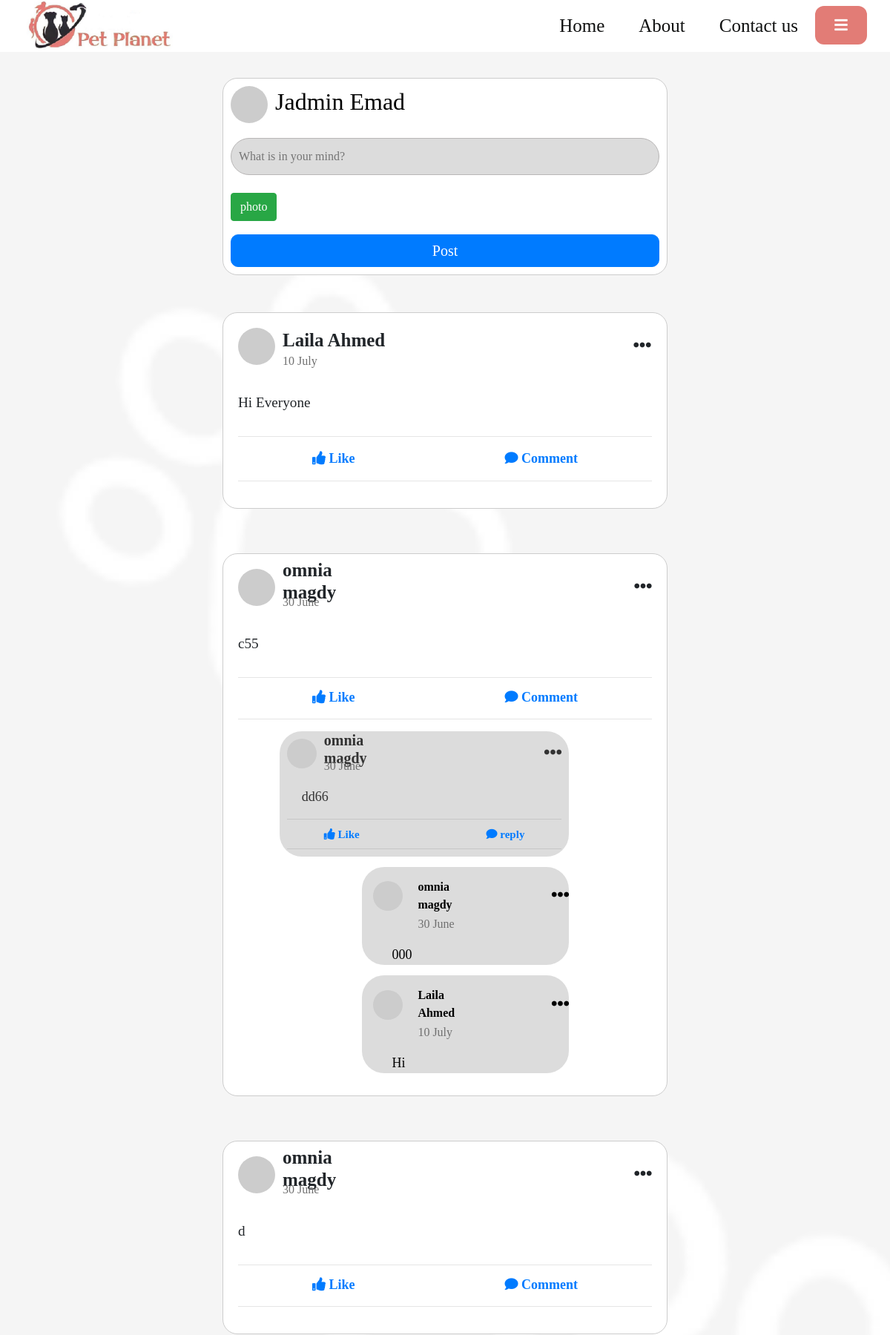
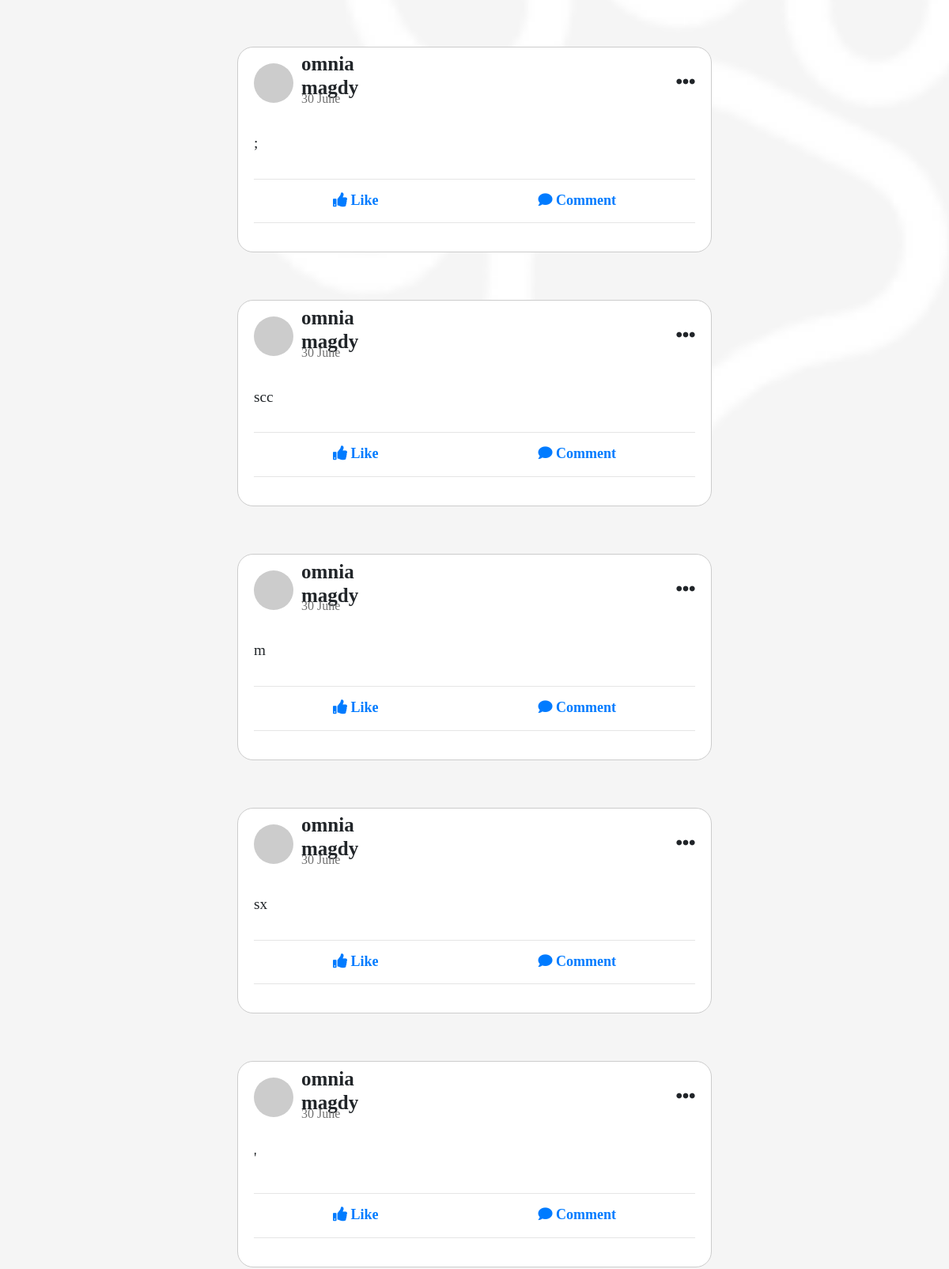
The app's page /pet-planetY2/OurCommunity.php (signed in, upper part) with its own data (2 pictures, top to bottom).
### tables this page shows
CREATE TABLE `posts` (
  `id` bigint(20) UNSIGNED NOT NULL,
  `content` mediumtext DEFAULT NULL,
  `image` varchar(64) DEFAULT NULL,
  `created_at` timestamp NULL DEFAULT current_timestamp(),
  `updated_at` timestamp NULL DEFAULT NULL ON UPDATE current_timestamp(),
  `user_id` bigint(20) UNSIGNED NOT NULL,
  `Date` text DEFAULT NULL,
  `username` text NOT NULL,
  `likes` bigint(20) NOT NULL,
  `report` tinyint(1) NOT NULL COMMENT '0=> not reported ,\r\n1=> reported'
);

CREATE TABLE `comments` (
  `id` bigint(20) UNSIGNED NOT NULL,
  `content` varchar(255) NOT NULL,
  `date` text NOT NULL,
  `created_at` timestamp NOT NULL DEFAULT current_timestamp(),
  `updated_at` timestamp NULL DEFAULT NULL ON UPDATE current_timestamp(),
  `post_id` bigint(20) UNSIGNED NOT NULL,
  `user_id` int(11) NOT NULL,
  `username` text NOT NULL,
  `report` tinyint(1) NOT NULL COMMENT '0=>not reported  \r\n, 1=> reported'
);

CREATE TABLE `replies` (
  `id` bigint(20) NOT NULL,
  `content` text NOT NULL,
  `date` text NOT NULL,
  `comment_id` bigint(20) UNSIGNED NOT NULL,
  `user_id` bigint(20) NOT NULL,
  `username` text NOT NULL,
  `created_at` timestamp NOT NULL DEFAULT current_timestamp(),
  `updated_at` timestamp NULL DEFAULT NULL,
  `report` tinyint(1) NOT NULL COMMENT '0=> not reported,\r\n1=> reported'
);

### pet-planetY2/App/Database/Connection/Connection.php (called while the page is built, shortened)
<?php
class Connection
{
    private string $dbName = 'pet_planet';
    private string $hostName = 'localhost';
    private string $username = 'root';
    private string $password = '';
    private int $DBport = 3306;
    public function __construct()
    {
        $this->connect = new \mysqli(
            $this->hostName,
            $this->username,
            $this->password,
            $this->dbName,
            $this->DBport
        );
    }
}

### pet-planetY2/App/Database/Models/Post.php (called while the page is built, shortened)
<?php
class Post extends Model implements MakeCrud
{
    public function readO(): \mysqli_result
    {
        return $this->connect->query("SELECT id,username, content, date , user_id,image FROM posts where report = 0 ORDER BY id DESC");
    }
}

### pet-planetY2/App/Database/Models/Comment.php (called while the page is built, shortened)
<?php
class Comment extends Model implements MakeCrud
{
	private $id,
		$content,
		$post_id,
		$username,
		$user_id,
		$date;
	public function setPost_id($post_id)
	{
		$this->post_id = $post_id;
		return $this;
	}
	public function  readO(): \mysqli_result
	{
		$query = "SELECT id,username, content , user_id,date FROM comments WHERE report=0 AND post_id = ?";
		$stmt = $this->connect->prepare($query);
		$stmt->bind_param('i', $this->post_id);
		$stmt->execute();
		return $stmt->get_result();
	}
}

### pet-planetY2/App/Database/Models/Reply.php (called while the page is built, shortened)
<?php
class Reply extends Model implements MakeCrud
{
	private $id,
		$content,
		$comment_id,
		$username,
		$user_id,
		$date;
	public function setComment_id($comment_id): self
	{
		$this->comment_id = $comment_id;
		return $this;
	}
	public function  readO(): \mysqli_result
	{
		$query = "SELECT id,username, content , user_id,date FROM replies WHERE report=0 AND comment_id = ?";
		$stmt = $this->connect->prepare($query);
		$stmt->bind_param('i', $this->comment_id);
		$stmt->execute();
		return $stmt->get_result();
	}
}

### pet-planetY2/OurCommunity.php (the view, shortened to what this page needs)
<?php
include "layouts/header.php";
if (isset($_SESSION['user'])) {
    if ($_SESSION['user']->admin_status == 0) {
        if ($_SESSION['user']->service_provider_status == 0) {
            include "layouts/navbarRegisteredCustomer.php";
        } else {
            include "layouts/navbarRegisteredSP.php";
        }
    } else {
        include "layouts/navbarAdmin.php";
    }
}
$post = new Post;
$posts = $post->readO()->fetch_all(MYSQLI_ASSOC);
?>
<!DOCTYPE html>
<html>
<head>
</head>
<body>
    <div class="ComunityContent" style="text-align: center;width: 100%;height: 100%;font-family: Goudy Old Style; text-align: left;margin-top: 100px;">
        <div class="createpost" style="border: 1px solid #ccc;
                                        padding: 10px;
                                        margin: 10px;
                                        max-width: 700px;
                                        background-color: #fff;
                                        border-radius: 20px;
                                        margin: auto;
                                        width: 50%;
                                        margin-top: 50px;
                                        position: relative;">
            <div class="createpost-header" style=" display: flex; align-items: center;color: #000;">
                <img src="https://via.placeholder.com/50" alt="User Avatar" style="width: 50px;height: 50px;border-radius: 50%;margin-right: 10px;">
                <h2><?= $_SESSION['user']->first_name . " " . $_SESSION['user']->last_name ?></h2>
            </div>
            <form action="" method="post" enctype="multipart/form-data">
                <div class="post-content">
                    <input type="text" name="post_content" class="inputpost" placeholder="What is in your mind?" style="margin-top: 20px;
                                                                                                                        width: 100%;
                                                                                                                        height: 50px;
                                                                                                                        background-color: gainsboro;
                                                                                                                        border: #b8b6b6 solid 1px;
                                                                                                                        border-radius: 60px;
                                                                                                                        padding: 10px;
                                                                                                                        color: #333;"><br><br>
                </div>
                <label for="file">
                    <a name="photo" class='btn btn-success' style='cursor:pointer; color:white'>photo</a>
                </label>
                <div class="createpost-footer" style="margin-top: 10px;display: flex;justify-content: space-between;align-items: center;font-size: 1rem; color: #777;">
                    <button type="submit" class="btn btn-primary bt" name="post_image_btn" style="width: 100%;border-radius: 10px;font-size: 20px;">Post</button>
                </div>
            </form>
        </div>
        <?php foreach ($posts as $post) {  ?>
            <div class="post" style="border: 1px solid #ccc;
                                    padding: 20px;
                                    max-width: 700px;
                                    background-color: #fff;
                                    border-radius: 20px;
                                    margin: 5% auto;
                                    width: 50%;
                                    height: fit-content;
                                    margin-top: 50px;
                                    position: relative;
                                    font-family:Goudy Old Style;">
                <div class="post-header" style="display: flex;align-items: center;">
                    <img src="https://via.placeholder.com/50" alt="User Avatar" style="width: 50px;height: 50px;border-radius: 50%;margin-right: 10px;">
                    <h2 style="margin: 0; margin-top: -3%;font-size: 25px;font-weight: bolder;"><?= $post['username'] ?></h2>
                    <div class="dropdown" style="    margin-left: 60%;">
                        <i class="fa fa-ellipsis-h t" style="font-size:24px"></i>
                    </div>
                </div>
                <div class="post-date" style=" margin-left: 60px;color: #707070;margin-top: -3%;color: #707070;">
                    <p><?= $post['date'] ?></p>
                </div>
                <div class="post-content" style="margin-top: 30px;margin-bottom: 30px;font-size: 1.2rem;line-height: 1.5;">
                    <p><?= $post['content'] ?></p>
                </div>
                <hr>
                <div class="post-footer" style=" margin-top: 10px;display: flex; justify-content: space-between;align-items: center;font-size: 0.9rem;color: #777;">
                    <form method='post'>
                        <div onclick="myFunction()" id='like' class="likeicon">
                            <a class="press" href="#"><i class="fas fa-thumbs-up" style="margin-left: 100px;font-size: 18px;background-color: white;"> Like</i></a>
                        </div>
                    </form>
                    <div class="commenticon">
                        <a class="press" href="addComment.php?post=<?= $post['id'] ?>"><i class="fas fa-comment" style="margin-right: 100px;font-size: 18px;"> Comment</i></a><br>
                    </div>
                </div>
                <hr>
                <?php
                $comment = new Comment;
                $comment->setPost_id($post['id']);
                $comments = $comment->readO()->fetch_all(MYSQLI_ASSOC);
                foreach ($comments as $commentt) { ?>
                    <div class="comment" style=" width: 70%;
                                                min-height: 60%;
                                                height: fit-content;
                                                background-color: gainsboro;
                                                border: none;
                                                outline: none;
                                                border-radius: 30px;
                                                padding: 10px;
                                                color: #333;
                                                margin-left: 10%;">
                        <div class="comment-header" style="  display: flex;align-items: center;">
                            <img src="https://via.placeholder.com/50" alt="User Avatar" style=" width: 40px;height: 40px;border-radius: 50%;margin-right: 10px;">
                            <h2 style="margin: 0;font-size: 20px;font-weight: bolder;margin-top: -3%;"><?= $commentt['username'] ?? "" ?></h2>
                            <div class="dropdown" style=" position: relative; display: inline-block; margin-left: 50%;">
                                <i class="fa fa-ellipsis-h t" style="font-size:24px"></i>
                            </div>
                        </div>
                        <div class="comment-date" style="margin-left: 50px; color: #707070; margin-top: -4%;">
                            <p><?= $commentt['date'] ?></p>
                        </div>
                        <div class="comment-content" style=" margin: 15px 0px 15px 20px; font-size: 18px;">
                            <p><?= $commentt['content'] ?? "" ?></p>
                        </div>
                        <hr style=" margin-bottom: 0px;margin-top: 2%;">
                        <div class="comment-footer" style="margin-top: 10px;display: flex;justify-content: space-between;align-items: center;font-size: 0.9rem; color: #777;">
                            <div class="likeicon">
                                <a class="press" href="#"><i class="fas fa-thumbs-up" style=" margin-left: 50px; font-size: 15px; background-color: transparent;"> Like</i></a><br>
                            </div>
                            <div class="commenticon">
                                <a class="press" href="addReply.php?post=<?= $post['id'] ?> &comment=<?= $commentt['id'] ?>"><i class="fas fa-comment" style=" margin-right: 50px;font-size: 15px;"> reply</i></a><br>
                            </div>
                        </div>
                        <hr style=" margin-bottom: 0px;margin-top: 2%;">
                    </div>
                    <?php
                    $reply = new Reply;
                    if (isset($commentt['id'])) {
                        $reply->setComment_id($commentt['id']);
                        $replies = $reply->readO()->fetch_all(MYSQLI_ASSOC);
                        foreach ($replies as $reply) { ?>
                            <div class="reply" style=" background-color: gainsboro;
                                                        color: black;
                                                        margin-top: 14px;
                                                        margin-right: 100px;
                                                        border-radius: 30px;
                                                        margin-left: 30%;
                                                        width: 50%;
                                                        height: fit-content;">
                                <div class="reply-header" style="display: flex; align-items: center;">
                                    <img src="https://via.placeholder.com/50" alt="User Avatar" style=" width: 40px; height: 40px; border-radius: 50%; margin-left: 15px;">
                                    <p class="name" style=" margin-left: 20px;padding-top: 15px; font-weight: bold;"><?= $reply['username'] ?></p>
                                    <div class="dropdown" style=" position: relative; display: inline-block;margin-left: 35%;">
                                        <i class="fa fa-ellipsis-h t" style="font-size:24px"></i>
                                    </div>
                                </div>
                                <div>
                                    <p class="reply-date" style="margin-left: 75px; margin-top: -5%; color: #707070;"><?= $reply['date'] ?></p>
                                </div>
                                <div>
                                    <p class="reply-content" style="margin: 15px 0px 10px 40px; font-size: 18px;"><?= $reply['content'] ?? "" ?></p>
                                </div>
                            </div>
                    <?php }
                    } ?>
                <?php } ?>
            </div>
    </div>
<?php } ?>
</body>
</html>

### records on screen
posts: username "Laila Ahmed", Date "10 July", content "Hi Everyone"
posts: username "omnia magdy", Date "30 June", content "c55"
comments: username "omnia magdy", date "30 June", content "dd66"
replies: username "omnia magdy", date "30 June", content "000"
replies: username "Laila Ahmed", date "10 July", content "Hi"
posts: username "omnia magdy", Date "30 June", content "d"
posts: username "omnia magdy", Date "30 June", content ";"
posts: username "omnia magdy", Date "30 June", content "scc"
posts: username "omnia magdy", Date "30 June", content "m"
posts: username "omnia magdy", Date "30 June", content "sx"
posts: username "omnia magdy", Date "30 June", content "'"

### other values on screen
$_SESSION['user']->first_name "Jadmin"
$_SESSION['user']->last_name "Emad"
